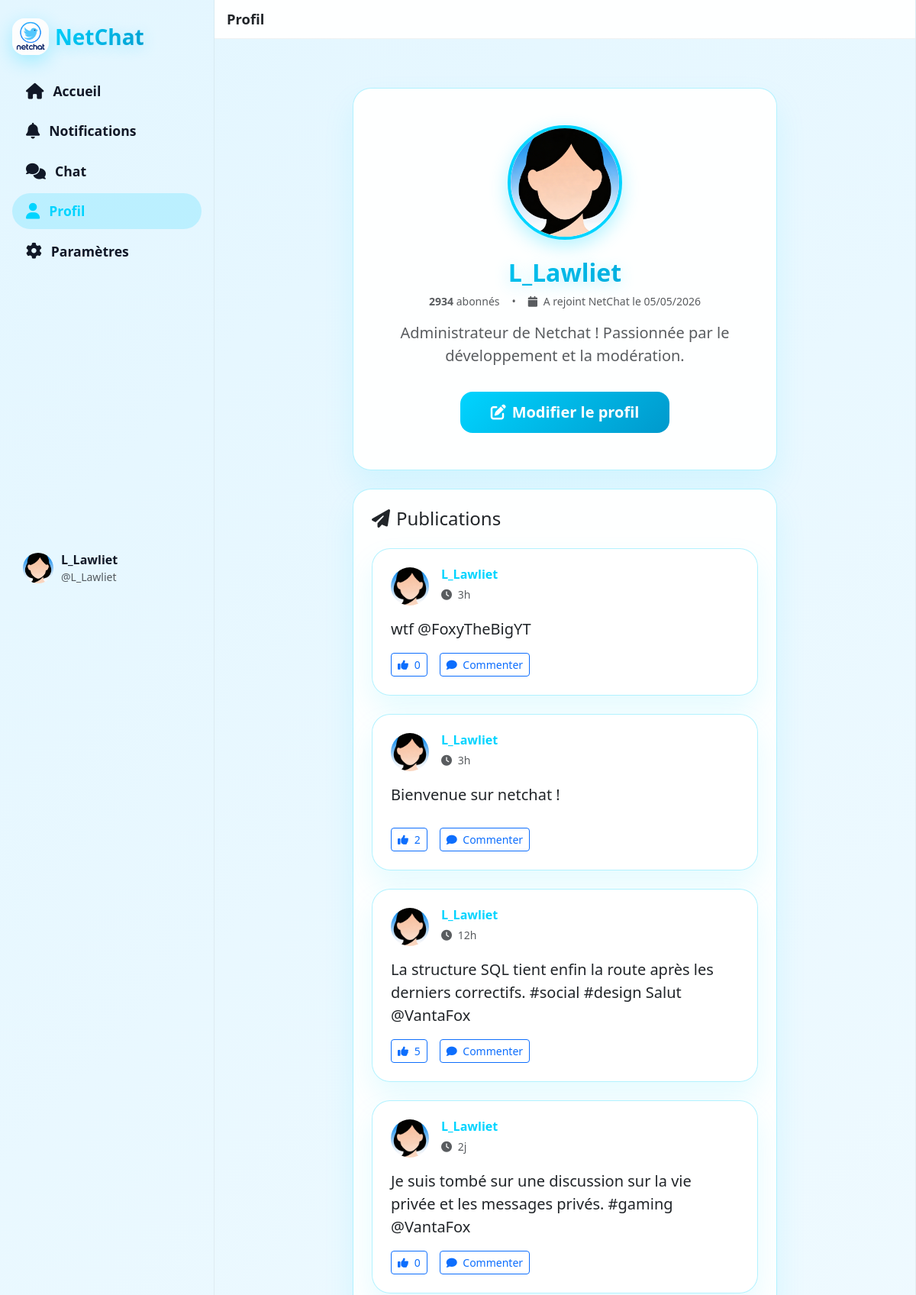
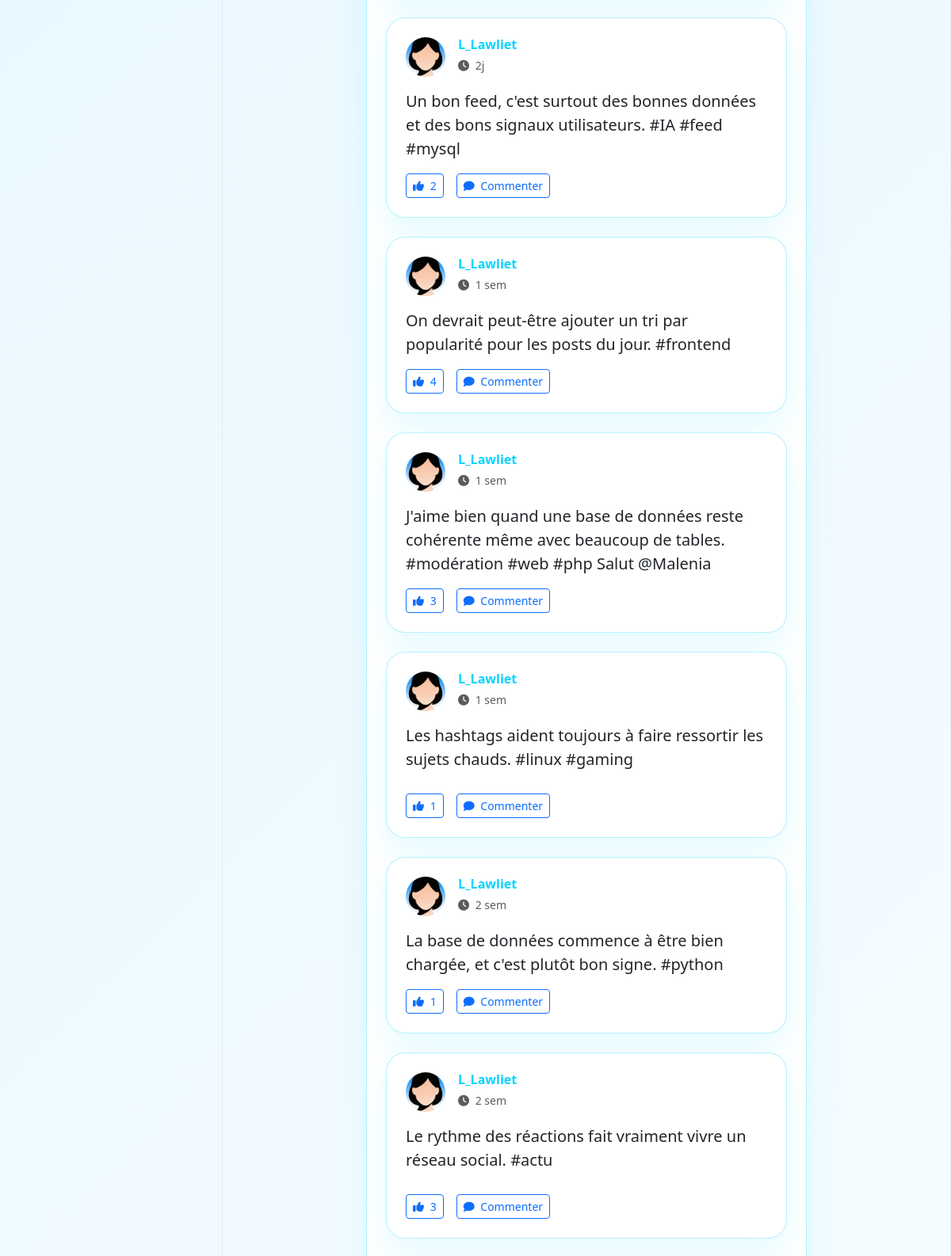
The app's page /public/profile?id=9 (signed in, upper part) with its own data (2 pictures, top to bottom).
### tables this page shows
CREATE TABLE IF NOT EXISTS `users` (
  `id` int NOT NULL AUTO_INCREMENT,
  `username` varchar(50) NOT NULL,
  `email` varchar(100) NOT NULL,
  `password_hash` varchar(255) NOT NULL,
  `phone` varchar(20) DEFAULT NULL,
  `age` int DEFAULT NULL,
  `birthdate` date DEFAULT NULL,
  `profile_picture` varchar(255) DEFAULT 'assets/user_icon.png',
  `admin` tinyint(1) NOT NULL DEFAULT '0',
  `followers_count` int UNSIGNED NOT NULL DEFAULT '0',
  `bio` text,
  `status` enum('online','away','busy','offline') DEFAULT 'offline',
  `account_type` enum('user','moderator','administrator') DEFAULT 'user',
  `is_verified` tinyint(1) DEFAULT '0',
  `created_at` timestamp NULL DEFAULT CURRENT_TIMESTAMP,
  `last_login` timestamp NULL DEFAULT NULL,
  `google_id` varchar(100) DEFAULT NULL,
  `github_id` varchar(100) DEFAULT NULL,
  `provider` enum('local','google','github') DEFAULT 'local',
  PRIMARY KEY (`id`),
  UNIQUE KEY `username` (`username`),
  UNIQUE KEY `email` (`email`),
  UNIQUE KEY `unique_google` (`google_id`),
  UNIQUE KEY `unique_github` (`github_id`),
  KEY `idx_users_admin` (`admin`)
);

CREATE TABLE IF NOT EXISTS `posts` (
  `id` int NOT NULL AUTO_INCREMENT,
  `user_id` int NOT NULL,
  `content` text NOT NULL,
  `image_url` varchar(255) DEFAULT NULL,
  `created_at` timestamp NULL DEFAULT CURRENT_TIMESTAMP,
  `updated_at` timestamp NULL DEFAULT CURRENT_TIMESTAMP ON UPDATE CURRENT_TIMESTAMP,
  PRIMARY KEY (`id`),
  KEY `user_id` (`user_id`)
);

### app/views/profile/show.php (the view, shortened to what the rows shown need)
<?php
include __DIR__ . '/../layouts/header.php';
?>
<div class="nc-layout">
    <aside class="nc-sidebar d-none d-md-block">
        <div class="nc-sidebar-inner">
            <div>
                <a href="<?= $basePath ?? '/netchat/public' ?>/" class="nc-sidebar-logo">
                    <img src="<?= $basePath ?? '/netchat/public' ?>/assets/logo.png" alt="NetChat">
                    <span class="netchat-title fs-3 fw-bold">NetChat</span>
                </a>
                <nav class="nc-sidebar-nav nav flex-column">
                    <a href="<?= $basePath ?? '/netchat/public' ?>/" class="nav-link">
                        <i class="fas fa-home"></i><span>Accueil</span>
                    </a>
                    <a href="<?= $basePath ?? '/netchat/public' ?>/notifications" class="nav-link">
                        <i class="fas fa-bell"></i><span>Notifications</span>
                    </a>
                    <a href="<?= $basePath ?? '/netchat/public' ?>/chat" class="nav-link">
                        <i class="fas fa-comments"></i><span>Chat</span>
                    </a>
                    <a href="<?= $basePath ?? '/netchat/public' ?>/profile?id=<?= (int)$_SESSION['user_id'] ?>" class="nav-link active">
                        <i class="fas fa-user"></i><span>Profil</span>
                    </a>
                    <a href="<?= $basePath ?? '/netchat/public' ?>/settings" class="nav-link">
                        <i class="fas fa-cog"></i><span>Paramètres</span>
                    </a>
                </nav>
            </div>
            <div>
                <a href="<?= $basePath ?? '/netchat/public' ?>/profile?id=<?= (int)$_SESSION['user_id'] ?>" class="nc-sidebar-profile">
                    <img src="<?= $basePath ?? '/netchat/public' ?>/<?= htmlspecialchars($user_profile_picture) ?>" alt="Profil">
                    <div>
                        <div class="fw-semibold"><?= htmlspecialchars($current_user['username'] ?? $_SESSION['username']) ?></div>
                        <div class="text-muted small">@<?= htmlspecialchars($current_user['username'] ?? $_SESSION['username']) ?></div>
                    </div>
                </a>
            </div>
        </div>
    </aside>
    <main class="nc-main-column">
        <div class="nc-main-header">
            <h5>Profil</h5>
        </div>
        <div class="px-4 py-3">
            <div class="container mt-5 mb-5">
                <div class="row justify-content-center">
                    <div class="col-lg-8 col-md-10">
                        <div class="netchat-card p-5 text-center mb-4">
                            <img src="<?= $basePath ?? '/netchat/public' ?>/<?= htmlspecialchars($profile_picture) ?>"
                                 alt="Photo de profil"
                                 class="rounded-circle mb-4"
                                 width="150"
                                 height="150"
                                 style="object-fit: cover; border: 4px solid var(--primary-blue); box-shadow: 0 8px 24px rgba(0, 212, 255, 0.3);">
                            <h2 class="netchat-title mb-2"><?= htmlspecialchars($profile_user['username']) ?></h2>
                            <div class="d-flex justify-content-center align-items-center gap-3 mb-3 text-muted small">
                                <span>
                                    <strong id="followersCount"><?= (int)($profile_user['followers_count'] ?? 0) ?></strong>
                                    abonné<?= (($profile_user['followers_count'] ?? 0) > 1 ? 's' : '') ?>
                                </span>
                                <?php if (!empty($profile_user['created_at'])): ?>
                                    <span>•</span>
                                    <span>
                                        <i class="fas fa-calendar me-1"></i>
                                        A rejoint NetChat le <?= date('d/m/Y', strtotime($profile_user['created_at'])) ?>
                                    </span>
                                <?php endif; ?>
                            </div>
                            <?php if (!empty($profile_user['bio'])): ?>
                                <p class="text-muted fs-5 mb-3" style="max-width: 600px; margin: 0 auto;">
                                    <?= nl2br(htmlspecialchars($profile_user['bio'])) ?>
                                </p>
                            <?php else: ?>
                                <p class="text-muted mb-3">Aucune bio pour le moment</p>
                            <?php endif; ?>
                            <?php if (isset($_SESSION['user_id']) && $_SESSION['user_id'] == $profile_user_id): ?>
                                <a href="<?= $basePath ?? '/netchat/public' ?>/settings" class="btn btn-primary btn-lg mt-3">
                                    <i class="fas fa-edit me-2"></i>Modifier le profil
                                </a>
                            <?php endif; ?>
                        </div>
                        <div class="netchat-card p-4">
                            <h4 class="mb-4">
                                <i class="fas fa-paper-plane me-2"></i>Publications
                            </h4>
                            <?php if (empty($posts)): ?>
                                <div class="text-center py-5">
                                    <i class="fas fa-inbox fa-3x text-muted mb-3" style="opacity: 0.5;"></i>
                                    <p class="text-muted fs-5 mb-0">
                                        <?php if (isset($_SESSION['user_id']) && $_SESSION['user_id'] == $profile_user_id): ?>
                                            Vous n'avez encore rien posté.
                                        <?php else: ?>
                                            Cet utilisateur n'a encore rien posté.
                                        <?php endif; ?>
                                    </p>
                                </div>
                            <?php else: ?>
                                <div class="row">
                                    <?php foreach ($posts as $post): ?>
                                        <div class="col-12 mb-4">
                                            <div class="netchat-card p-4">
                                                <div class="d-flex align-items-start mb-3">
                                                    <img src="<?= $basePath ?? '/netchat/public' ?>/<?= htmlspecialchars($profile_picture) ?>"
                                                         class="rounded-circle me-3"
                                                         width="50"
                                                         height="50"
                                                         style="object-fit:cover;"
                                                         alt="Profil">
                                                    <div class="flex-grow-1">
                                                        <h6 class="mb-1 fw-bold link-netchat"><?= htmlspecialchars($profile_user['username']) ?></h6>
                                                        <small class="text-muted">
                                                            <i class="fas fa-clock me-1"></i>
                                                            <?= relativeTime($post['created_at']) ?>
                                                        </small>
                                                    </div>
                                                </div>
                                                <p class="fs-5 mb-3">
                                                    <?= nl2br(htmlspecialchars($post['content'])) ?>
                                                </p>
                                                <div class="d-flex gap-3 align-items-center">
                                                    <button class="btn btn-outline-primary btn-sm">
                                                        <i class="fas fa-thumbs-up me-1"></i> <?= (int)$post['likes'] ?>
                                                    </button>
                                                    <button class="btn btn-outline-primary btn-sm">
                                                        <i class="fas fa-comment me-1"></i> Commenter
                                                    </button>
                                                </div>
                                            </div>
                                        </div>
                                    <?php endforeach; ?>
                                </div>
                            <?php endif; ?>
                        </div>
                    </div>
                </div>
            </div>
        </div>
    </main>
</div>
<?php include __DIR__ . '/../layouts/footer.php'; ?>

### records on screen
users: username "L_Lawliet", followers_count "2934", created_at "05/05/2026", bio "Administrateur de Netchat ! Passionnée par le développement et la modération."
posts: user.username "L_Lawliet", created_at "3h", content "wtf @FoxyTheBigYT", likes "0"
posts: user.username "L_Lawliet", created_at "3h", content "Bienvenue sur netchat !", likes "2"
posts: user.username "L_Lawliet", created_at "12h", content "La structure SQL tient enfin la route après les derniers correctifs. #social #design Salut @VantaFox", likes "5"
posts: user.username "L_Lawliet", created_at "2j", content "Je suis tombé sur une discussion sur la vie privée et les messages privés. #gaming @VantaFox", likes "0"
posts: user.username "L_Lawliet", created_at "2j", content "Un bon feed, c'est surtout des bonnes données et des bons signaux utilisateurs. #IA #feed #mysql", likes "2"
posts: user.username "L_Lawliet", created_at "1 sem", content "On devrait peut-être ajouter un tri par popularité pour les posts du jour. #frontend", likes "4"
posts: user.username "L_Lawliet", created_at "1 sem", content "J'aime bien quand une base de données reste cohérente même avec beaucoup de tables. #modération #web #php Salut @Malenia", likes "3"
posts: user.username "L_Lawliet", created_at "1 sem", content "Les hashtags aident toujours à faire ressortir les sujets chauds. #linux #gaming", likes "1"
posts: user.username "L_Lawliet", created_at "2 sem", content "La base de données commence à être bien chargée, et c'est plutôt bon signe. #python", likes "1"
posts: user.username "L_Lawliet", created_at "2 sem", content "Le rythme des réactions fait vraiment vivre un réseau social. #actu", likes "3"
